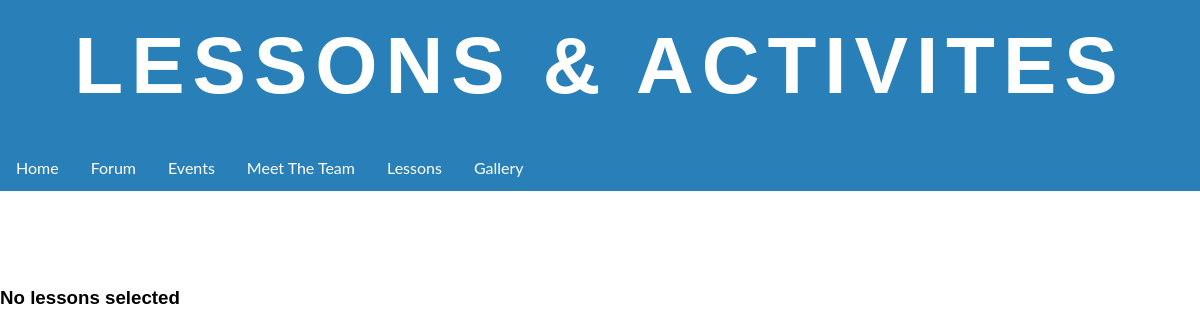
Before: /lesson.php with the older database file.
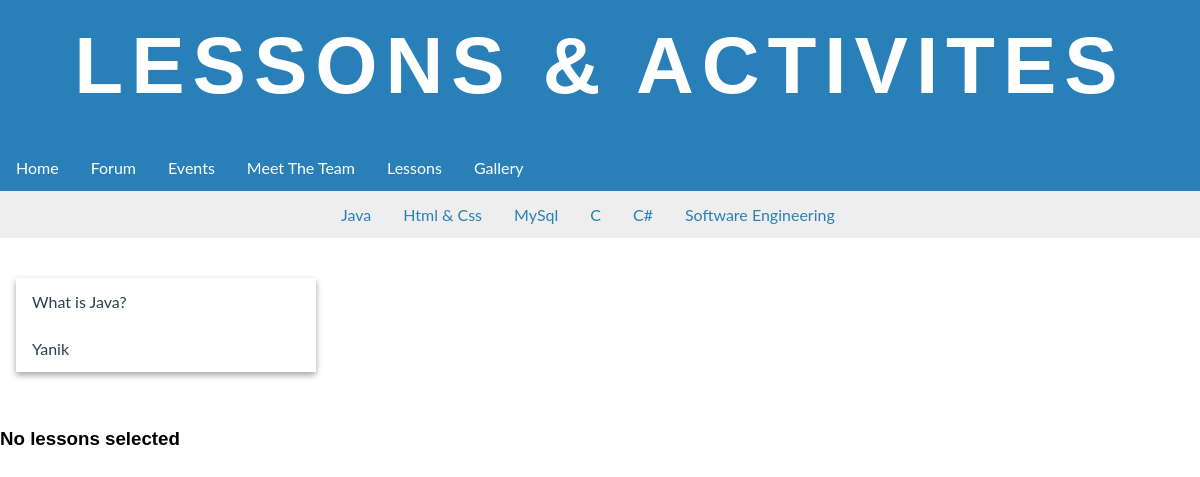
After: the same page with the newer database file.
### tables this page shows
CREATE TABLE `categories` (
  `ID` int(11) NOT NULL,
  `Name` varchar(70) NOT NULL
);

### private/classes/Database.php (called while the page is built, shortened)
<?php
 class Database{
    private static $instance = null;
    public static function getInstance(){
        if(self::$instance == null){
             self::$instance = new Mysqli("localhost", "root", "" , "coding_society");
        }
        return self::$instance;
    }
}
?>

### public/lesson.php (the view, shortened to what this page needs)
<?php
  include '../private/classes/Database.php';
?>
<?php
    $result = Database::getInstance()->query("Select * from categories");
    $sub_menu = [];
    $i = 0;
    if($result){
        while($data = $result->fetch_assoc()){
            $sub_menu[$i] = $data;
            $i++;
        }
    }
    $i = 0;
    $category_id = (isset($_GET['category'])) ? Database::getInstance()->escape_string($_GET['category']) : 1;
    $result = Database::getInstance()->query("Select topic from lessons where fk_category_id = $category_id");
    $topics = [];
    if($result){
        while($row = $result->fetch_assoc()){
            $topics[$i] = $row["topic"];
            $i++;
        }
    }
    $lesson = [];
 ?>
<html>
    <head>
        <link rel="stylesheet" href="css/lesson.css">
    </head>
    <body>
<h1 class='elegantshadow'>Lessons & Activites</h1>
<div class="navi" >
<div id="nav">
  <ul>
  <li class="font"><a href="home.php">Home</a></li>
  <li class="font"><a href="forum.php">Forum</a></li>
  <li class="font"><a href="events.php">Events</a></li>
  <li class="font"><a href="team.php">Meet The Team</a></li>
  <li class="font"><a href="lesson.php">Lessons</a></li>
  <li class="font"><a href="gallery.php">Gallery</a></li>
</ul>
</div>
</div>
<div class="sub-nav">
 <div class="contianer">
  <ul id="topics">
    <?php foreach( $sub_menu as $menu): ?>
       <li class="font" ><?= "<a href='./lesson.php?category=".$menu["ID"]."'>".$menu["Name"]."</a>";?></li>
    <?php endforeach ?>
  </ul>
 </div>
</div>
<div class="sidenav">
    <div id="sidebar" class="card card-2">
    <ul>
    <?php foreach($topics as $topic): ?>
        <li class="nav2"><a href="<?='./lesson.php?category='.$category_id .'&topic='.$topic?>"><?= $topic ?></a></li>
    <?php endforeach; ?>
    </ul>
    </div>
</div>
<div class="body">
  <?= (isset($lesson["details"]))?$lesson["details"]:"<h3>No lessons selected</h3>"; ?>
</div>

Changed rows visible on the page:
added categories: Name "Java"
added categories: Name "Html & Css"
added categories: Name "MySql"
added categories: Name "C"
added categories: Name "C#"
added categories: Name "Software Engineering"
Other visible differences:
new list line: "What is Java?"
new list line: "Yanik"
